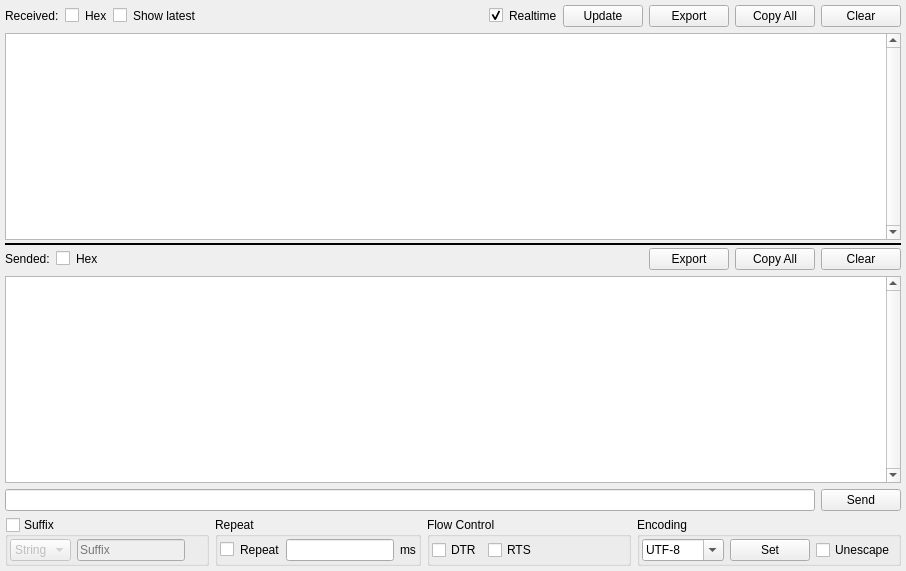
<?xml version="1.0" encoding="UTF-8"?>
<ui version="4.0">
 <class>DataTab</class>
 <widget class="QWidget" name="DataTab">
  <property name="geometry">
   <rect>
    <x>0</x>
    <y>0</y>
    <width>906</width>
    <height>571</height>
   </rect>
  </property>
  <layout class="QVBoxLayout" name="verticalLayout_7">
   <property name="leftMargin">
    <number>5</number>
   </property>
   <property name="topMargin">
    <number>5</number>
   </property>
   <property name="rightMargin">
    <number>5</number>
   </property>
   <property name="bottomMargin">
    <number>5</number>
   </property>
   <item>
    <widget class="QSplitter" name="dataTabSplitter">
     <property name="styleSheet">
      <string notr="true">QSplitter::handle {
    background-color: #000000;
}</string>
     </property>
     <property name="orientation">
      <enum>Qt::Vertical</enum>
     </property>
     <property name="handleWidth">
      <number>2</number>
     </property>
     <widget class="QWidget" name="verticalLayoutWidget">
      <layout class="QVBoxLayout" name="verticalLayout_3">
       <property name="bottomMargin">
        <number>3</number>
       </property>
       <item>
        <layout class="QHBoxLayout" name="horizontalLayout_4">
         <item>
          <widget class="QLabel" name="label_3">
           <property name="text">
            <string>Received:</string>
           </property>
          </widget>
         </item>
         <item>
          <widget class="QCheckBox" name="receivedHexBox"/>
         </item>
         <item>
          <widget class="QLabel" name="label">
           <property name="text">
            <string>Hex</string>
           </property>
          </widget>
         </item>
         <item>
          <widget class="QCheckBox" name="receivedLatestBox"/>
         </item>
         <item>
          <widget class="QLabel" name="label_2">
           <property name="text">
            <string>Show latest</string>
           </property>
          </widget>
         </item>
         <item>
          <spacer name="horizontalSpacer_2">
           <property name="orientation">
            <enum>Qt::Horizontal</enum>
           </property>
           <property name="sizeHint" stdset="0">
            <size>
             <width>40</width>
             <height>20</height>
            </size>
           </property>
          </spacer>
         </item>
         <item>
          <widget class="QCheckBox" name="receivedRealtimeBox">
           <property name="checked">
            <bool>true</bool>
           </property>
          </widget>
         </item>
         <item>
          <widget class="QLabel" name="label_5">
           <property name="text">
            <string>Realtime</string>
           </property>
          </widget>
         </item>
         <item>
          <widget class="QPushButton" name="receivedUpdateButton">
           <property name="text">
            <string>Update</string>
           </property>
          </widget>
         </item>
         <item>
          <widget class="QPushButton" name="receivedExportButton">
           <property name="text">
            <string>Export</string>
           </property>
          </widget>
         </item>
         <item>
          <widget class="QPushButton" name="receivedCopyButton">
           <property name="text">
            <string>Copy All</string>
           </property>
          </widget>
         </item>
         <item>
          <widget class="QPushButton" name="receivedClearButton">
           <property name="sizePolicy">
            <sizepolicy hsizetype="Minimum" vsizetype="Minimum">
             <horstretch>0</horstretch>
             <verstretch>0</verstretch>
            </sizepolicy>
           </property>
           <property name="text">
            <string>Clear</string>
           </property>
          </widget>
         </item>
        </layout>
       </item>
       <item>
        <widget class="QPlainTextEdit" name="receivedEdit">
         <property name="sizePolicy">
          <sizepolicy hsizetype="Expanding" vsizetype="Expanding">
           <horstretch>0</horstretch>
           <verstretch>2</verstretch>
          </sizepolicy>
         </property>
         <property name="verticalScrollBarPolicy">
          <enum>Qt::ScrollBarAlwaysOn</enum>
         </property>
         <property name="readOnly">
          <bool>true</bool>
         </property>
        </widget>
       </item>
      </layout>
     </widget>
     <widget class="QWidget" name="verticalLayoutWidget_2">
      <layout class="QVBoxLayout" name="verticalLayout_6">
       <property name="topMargin">
        <number>3</number>
       </property>
       <item>
        <layout class="QHBoxLayout" name="horizontalLayout_5">
         <item>
          <widget class="QLabel" name="label_4">
           <property name="text">
            <string>Sended:</string>
           </property>
          </widget>
         </item>
         <item>
          <widget class="QCheckBox" name="sendedHexBox"/>
         </item>
         <item>
          <widget class="QLabel" name="label_6">
           <property name="text">
            <string>Hex</string>
           </property>
          </widget>
         </item>
         <item>
          <spacer name="horizontalSpacer_3">
           <property name="orientation">
            <enum>Qt::Horizontal</enum>
           </property>
           <property name="sizeType">
            <enum>QSizePolicy::Expanding</enum>
           </property>
           <property name="sizeHint" stdset="0">
            <size>
             <width>40</width>
             <height>20</height>
            </size>
           </property>
          </spacer>
         </item>
         <item>
          <widget class="QPushButton" name="sendedExportButton">
           <property name="text">
            <string>Export</string>
           </property>
          </widget>
         </item>
         <item>
          <widget class="QPushButton" name="sendedCopyButton">
           <property name="text">
            <string>Copy All</string>
           </property>
          </widget>
         </item>
         <item>
          <widget class="QPushButton" name="sendedClearButton">
           <property name="sizePolicy">
            <sizepolicy hsizetype="Minimum" vsizetype="Minimum">
             <horstretch>0</horstretch>
             <verstretch>0</verstretch>
            </sizepolicy>
           </property>
           <property name="text">
            <string>Clear</string>
           </property>
          </widget>
         </item>
        </layout>
       </item>
       <item>
        <widget class="QPlainTextEdit" name="sendedEdit">
         <property name="sizePolicy">
          <sizepolicy hsizetype="Expanding" vsizetype="Expanding">
           <horstretch>0</horstretch>
           <verstretch>1</verstretch>
          </sizepolicy>
         </property>
         <property name="verticalScrollBarPolicy">
          <enum>Qt::ScrollBarAlwaysOn</enum>
         </property>
         <property name="readOnly">
          <bool>true</bool>
         </property>
        </widget>
       </item>
      </layout>
     </widget>
    </widget>
   </item>
   <item>
    <layout class="QHBoxLayout" name="horizontalLayout_3">
     <item>
      <widget class="QLineEdit" name="sendEdit">
       <property name="clearButtonEnabled">
        <bool>true</bool>
       </property>
      </widget>
     </item>
     <item>
      <widget class="QPushButton" name="sendButton">
       <property name="text">
        <string>Send</string>
       </property>
      </widget>
     </item>
    </layout>
   </item>
   <item>
    <layout class="QHBoxLayout" name="horizontalLayout_7">
     <item>
      <widget class="QGroupBox" name="data_suffixBox">
       <property name="title">
        <string>Suffix</string>
       </property>
       <property name="checkable">
        <bool>true</bool>
       </property>
       <property name="checked">
        <bool>false</bool>
       </property>
       <layout class="QHBoxLayout" name="horizontalLayout_6">
        <property name="leftMargin">
         <number>2</number>
        </property>
        <property name="topMargin">
         <number>2</number>
        </property>
        <property name="rightMargin">
         <number>2</number>
        </property>
        <property name="bottomMargin">
         <number>2</number>
        </property>
        <item>
         <widget class="QComboBox" name="data_suffixTypeBox">
          <item>
           <property name="text">
            <string>String</string>
           </property>
          </item>
          <item>
           <property name="text">
            <string>Hex</string>
           </property>
          </item>
          <item>
           <property name="text">
            <string>\r\n</string>
           </property>
          </item>
          <item>
           <property name="text">
            <string>\n</string>
           </property>
          </item>
         </widget>
        </item>
        <item>
         <widget class="QLineEdit" name="data_suffixEdit">
          <property name="sizePolicy">
           <sizepolicy hsizetype="Minimum" vsizetype="Fixed">
            <horstretch>0</horstretch>
            <verstretch>0</verstretch>
           </sizepolicy>
          </property>
          <property name="placeholderText">
           <string>Suffix</string>
          </property>
         </widget>
        </item>
        <item>
         <spacer name="horizontalSpacer_4">
          <property name="orientation">
           <enum>Qt::Horizontal</enum>
          </property>
          <property name="sizeHint" stdset="0">
           <size>
            <width>0</width>
            <height>0</height>
           </size>
          </property>
         </spacer>
        </item>
       </layout>
      </widget>
     </item>
     <item>
      <widget class="QGroupBox" name="data_repeatBox">
       <property name="title">
        <string>Repeat</string>
       </property>
       <property name="checked">
        <bool>false</bool>
       </property>
       <layout class="QHBoxLayout" name="horizontalLayout_8">
        <property name="leftMargin">
         <number>2</number>
        </property>
        <property name="topMargin">
         <number>2</number>
        </property>
        <property name="rightMargin">
         <number>2</number>
        </property>
        <property name="bottomMargin">
         <number>2</number>
        </property>
        <item>
         <widget class="QCheckBox" name="data_repeatCheckBox"/>
        </item>
        <item>
         <widget class="QLabel" name="label_7">
          <property name="text">
           <string>Repeat</string>
          </property>
         </widget>
        </item>
        <item>
         <widget class="QLineEdit" name="repeatDelayEdit"/>
        </item>
        <item>
         <widget class="QLabel" name="data_repeatLabel">
          <property name="text">
           <string>ms</string>
          </property>
         </widget>
        </item>
        <item>
         <spacer name="horizontalSpacer_8">
          <property name="orientation">
           <enum>Qt::Horizontal</enum>
          </property>
          <property name="sizeHint" stdset="0">
           <size>
            <width>0</width>
            <height>0</height>
           </size>
          </property>
         </spacer>
        </item>
       </layout>
      </widget>
     </item>
     <item>
      <widget class="QGroupBox" name="data_flowControlBox">
       <property name="title">
        <string>Flow Control</string>
       </property>
       <layout class="QHBoxLayout" name="horizontalLayout_12">
        <property name="leftMargin">
         <number>2</number>
        </property>
        <property name="topMargin">
         <number>2</number>
        </property>
        <property name="rightMargin">
         <number>2</number>
        </property>
        <property name="bottomMargin">
         <number>2</number>
        </property>
        <item>
         <widget class="QCheckBox" name="data_flowDTRBox">
          <property name="text">
           <string>DTR</string>
          </property>
         </widget>
        </item>
        <item>
         <widget class="QCheckBox" name="data_flowRTSBox">
          <property name="text">
           <string>RTS</string>
          </property>
         </widget>
        </item>
        <item>
         <spacer name="horizontalSpacer_9">
          <property name="orientation">
           <enum>Qt::Horizontal</enum>
          </property>
          <property name="sizeHint" stdset="0">
           <size>
            <width>0</width>
            <height>0</height>
           </size>
          </property>
         </spacer>
        </item>
       </layout>
      </widget>
     </item>
     <item>
      <widget class="QGroupBox" name="data_encodingBox">
       <property name="title">
        <string>Encoding</string>
       </property>
       <layout class="QHBoxLayout" name="horizontalLayout_13">
        <property name="leftMargin">
         <number>2</number>
        </property>
        <property name="topMargin">
         <number>2</number>
        </property>
        <property name="rightMargin">
         <number>2</number>
        </property>
        <property name="bottomMargin">
         <number>2</number>
        </property>
        <item>
         <widget class="QComboBox" name="data_encodingNameBox">
          <property name="sizePolicy">
           <sizepolicy hsizetype="Expanding" vsizetype="Fixed">
            <horstretch>0</horstretch>
            <verstretch>0</verstretch>
           </sizepolicy>
          </property>
          <property name="editable">
           <bool>true</bool>
          </property>
          <item>
           <property name="text">
            <string>UTF-8</string>
           </property>
          </item>
          <item>
           <property name="text">
            <string>GB18030</string>
           </property>
          </item>
          <item>
           <property name="text">
            <string>BIG5</string>
           </property>
          </item>
         </widget>
        </item>
        <item>
         <widget class="QPushButton" name="data_encodingSetButton">
          <property name="text">
           <string>Set</string>
          </property>
         </widget>
        </item>
        <item>
         <widget class="QCheckBox" name="data_unescapeBox">
          <property name="text">
           <string>Unescape</string>
          </property>
         </widget>
        </item>
       </layout>
      </widget>
     </item>
    </layout>
   </item>
  </layout>
 </widget>
 <resources/>
 <connections/>
</ui>
